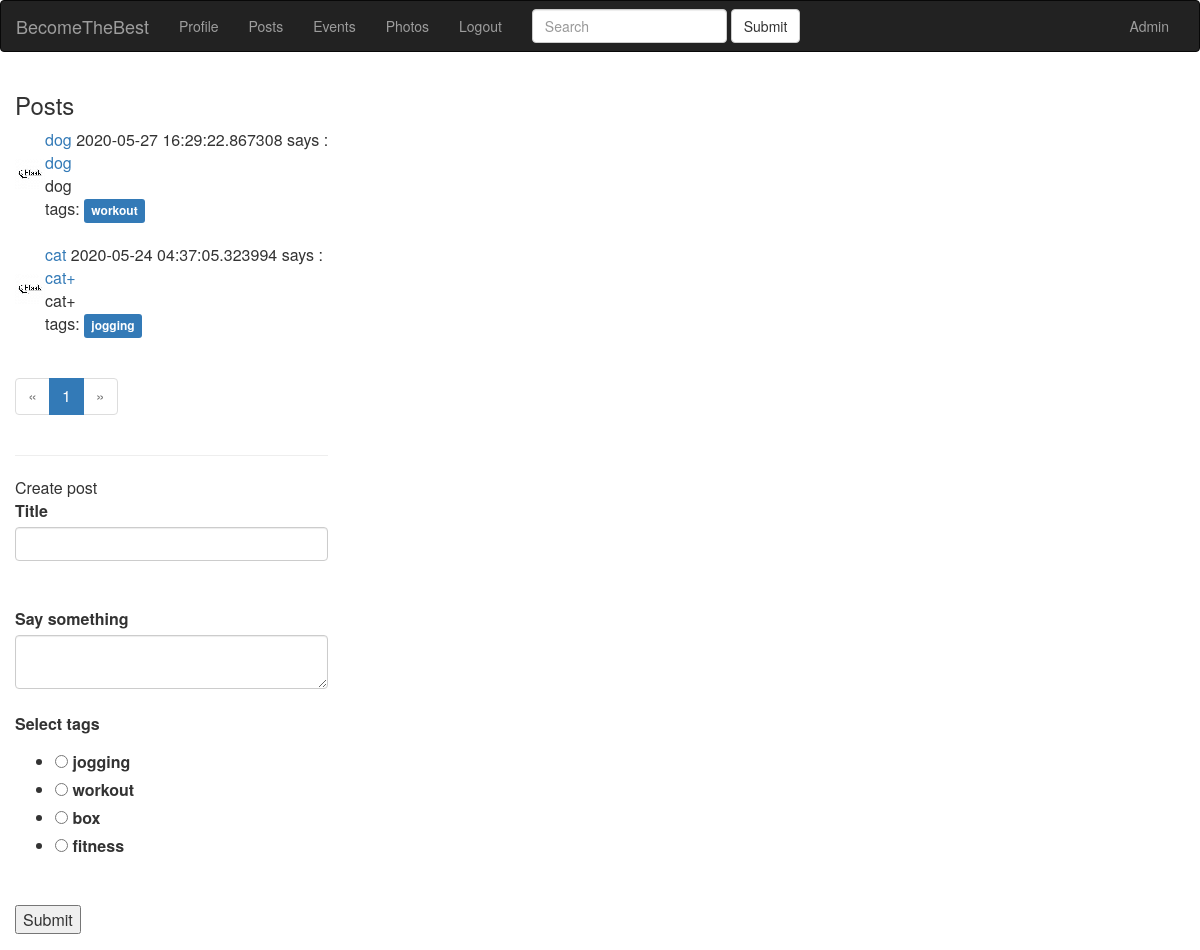
Page /post/ (signed in) on the earlier database version.
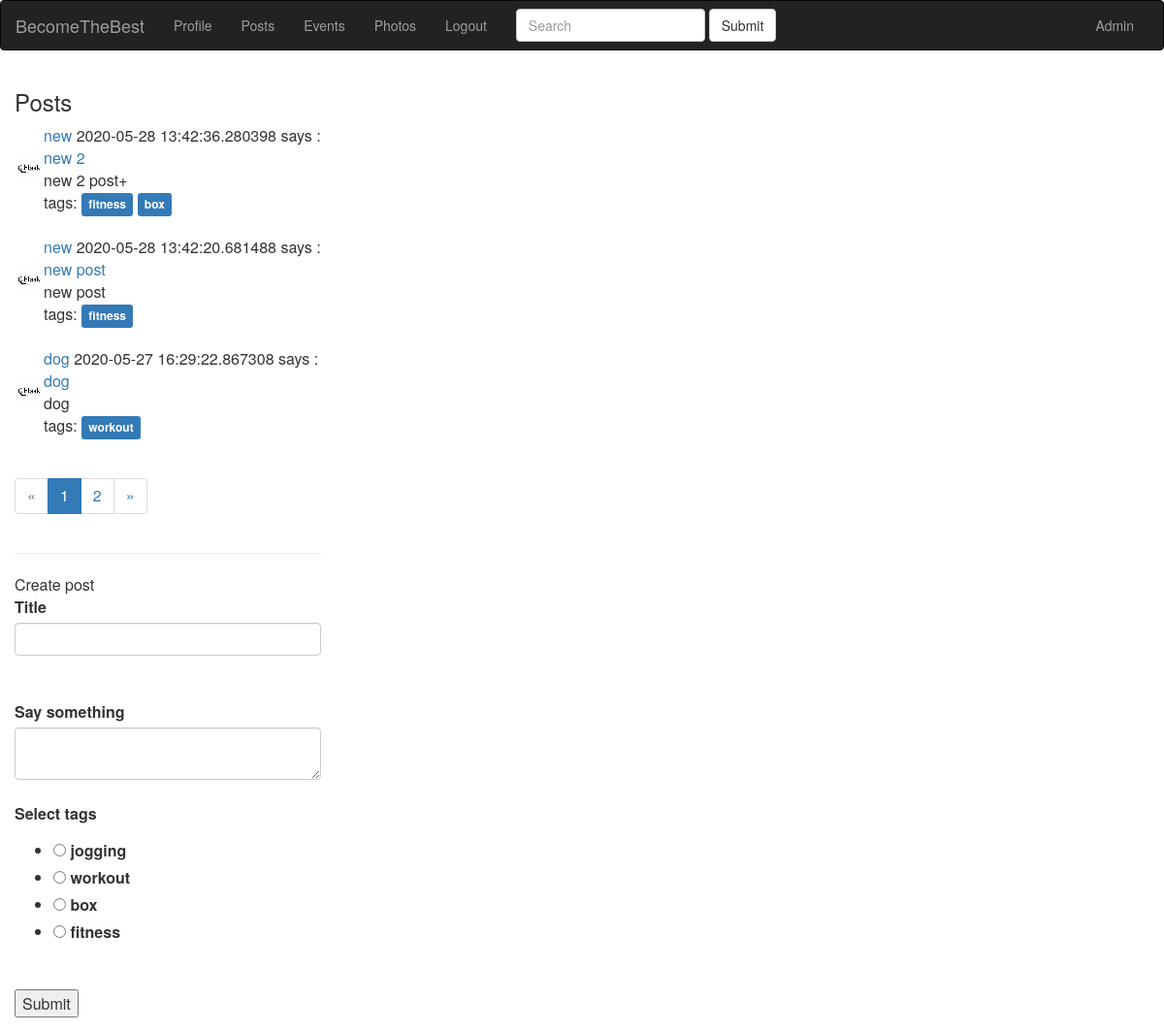
Same page on the later database version.
### app/models.py (models this page shows, shortened)
class Post(db.Model):
    id = db.Column(db.Integer, primary_key=True)
    title = db.Column(db.String(140))
    slug = db.Column(db.String(140), unique=True)
    body = db.Column(db.Text)
    created = db.Column(db.DateTime, index=True, default=datetime.utcnow)
    user_id = db.Column(db.Integer, db.ForeignKey('user.id'))
    tags = db.relationship(
        'Tag', secondary=post_tags, backref=db.backref('posts_tags', lazy='dynamic'))

class User(UserMixin, db.Model):
    id = db.Column(db.Integer, primary_key=True)
    email = db.Column(db.String(120), index=True, unique=True)
    username = db.Column(db.String(64), index=True, unique=True)
    password_hash = db.Column(db.String(255))
    date = db.Column(db.DateTime, index=True, default=datetime.utcnow)
    timestamp = db.Column(db.String(128), default=int(time()))
    city = db.Column(db.String(128))
    about_me = db.Column(db.String(140))
    last_seen = db.Column(db.DateTime, default=datetime.utcnow)
    active = db.Column(db.Boolean)
    mentor = db.Column(db.Boolean, default=False)
    level = db.Column(db.Integer, default=0)
    tags = db.relationship(
        'Tag', secondary=user_tags, backref=db.backref('users_tags', lazy='dynamic'))
    roles = db.relationship(
        'Role', secondary=roles_users, backref=db.backref('users_roles', lazy='dynamic'))
    posts = db.relationship('Post', backref='author', lazy='dynamic')
    events = db.relationship('Event', backref='event_author', lazy='dynamic')
    photos = db.relationship('Photo', backref='photo_author', lazy='dynamic')
    def avatar(self):
        return 'user_data/{}/avatar/avatar.png'.format(self.username + self.timestamp)
    followed = db.relationship(
        'User', secondary=followers,
        primaryjoin=(followers.c.follower_id == id),
        secondaryjoin=(followers.c.followed_id == id),
        backref=db.backref('followers', lazy='dynamic'), lazy='dynamic')

class Tag(db.Model):
    id = db.Column(db.Integer, primary_key=True)
    name = db.Column(db.String(100), unique=True)
    slug = db.Column(db.String(100))

### app/blueprints/posts/blueprint.py (the view, shortened to what this page needs)
@posts.route('/', methods=['GET', 'POST'])
@login_required
def index():
    form = PostForm()
    q = request.args.get('q')
    page = request.args.get('page')
    page = request.args.get('page', 1, type=int)
    if q:
        posts = Post.query.filter(Post.title.contains(q) | Post.body.contains(q).all())
    else:
        posts = Post.query.order_by(Post.created.desc())
    pages = posts.paginate(page=page, per_page=app.config['POSTS_PER_PAGE'])
    return render_template('posts/index.html', form=form, pages=pages)

### app/blueprints/posts/forms.py
class PostForm(FlaskForm):
    title = StringField('Title', validators=[DataRequired()])
    body = TextAreaField('Say something', validators=[DataRequired()])
    tags = RadioField(
        'Select tags', choices=tag_choices, validators=[DataRequired()])
    submit = SubmitField('Submit')

### app/models.py (called while the page is built)
@login.user_loader
def load_user(id):
    return User.query.get(int(id))

### app/view.py (called while the page is built)
@app.before_request
def before_request():
    if current_user.is_authenticated:
        current_user.last_seen = datetime.utcnow()
        db.session.commit()

### app/blueprints/posts/templates/posts/index.html (shortened to what this page needs)
{% extends 'base.html' %} {% block title %} Blueprint post title {% endblock %} {% block content_title %}
<h3>Posts</h3>
{% endblock %} {% block content %} {% for post in pages.items %}
<div class="main-content">
    <table>
        <tr>
            <td><img src="{{ url_for('static', filename=post.author.avatar()) }}" width="30" height="30" alt="avatar"></td>
            <td><a href="{{ url_for('user', username=post.author.username) }}">
                {{ post.author.username }}</a> {{ post.created }} says :
                <br>
                <a href="{{ url_for('posts.post_detail', slug=post.slug) }}">{{ post.title }}</a>
                <br> {{ post.body }}
                <div class="tags">
                    tags: {% for tag in post.tags %}
                    <a href="{{ url_for('posts.tag_detail', slug=tag.slug) }}">
                        <span class="label label-primary">{{ tag.name }}</span></a> {% endfor %}
                </div>
            </td>
        </tr>
    </table>
</div>
<br> {% endfor %}
<nav>
    <ul class="pagination">
        <li {% if not pages.has_prev %} class="disabled" {% endif %}>
            <a href="./?page={{ pages.prev_num }}" aria-label="Previous">
                <span aria-hidden="true">&laquo;</span></a>
        </li>
        {% for page in pages.iter_pages() %}
        <li {% if page==pages.page %} class="active" {% endif %}><a href="./?page={{ page }}">{{page}} <span class="sr-only">(current)</span></a></li>
        {% endfor %}
        <li {% if not pages.has_next %} class="disabled" {% endif %}>
            <a href="./?page={{ pages.next_num }}" aria-label="Next">
                <span aria-hidden="true">&raquo;</span></a>
        </li>
    </ul>
</nav>
<hr> Create post
<div>
    {% if form %}
    <form action="" method="post">
        <p>
            {{ form.title.label(class='control-label') }}<br> {{ form.title(class='form-control') }}<br>
            <br> {{ form.body.label(class='control-label') }}<br> {{ form.body(class='form-control') }}<br>  {{ form.tags.label(class='control-label') }}<br> {{ form.tags() }}<br>
        </p>
        <p>{{ form.submit() }}</p>
    </form>
    {% endif %}
</div>
{% endblock %}

Differences in the rows shown:
no longer on this page (row unchanged): Post: timestamp (placeholder picture), author.username "cat", created "2020-05-24 04:37:05.323994", title "cat+", body "cat+"
no longer on this page (row unchanged): Tag: name "jogging", shown under "cat"
added Post: timestamp (placeholder picture), author.username "new", created "2020-05-28 13:42:36.280398", title "new 2", body "new 2 post+"
now on this page (row unchanged): Tag: name "fitness"
now on this page (row unchanged): Tag: name "box", shown under "new"
added Post: timestamp (placeholder picture), author.username "new", created "2020-05-28 13:42:20.681488", title "new post", body "new post"
Other differences:
new list line: "2"
